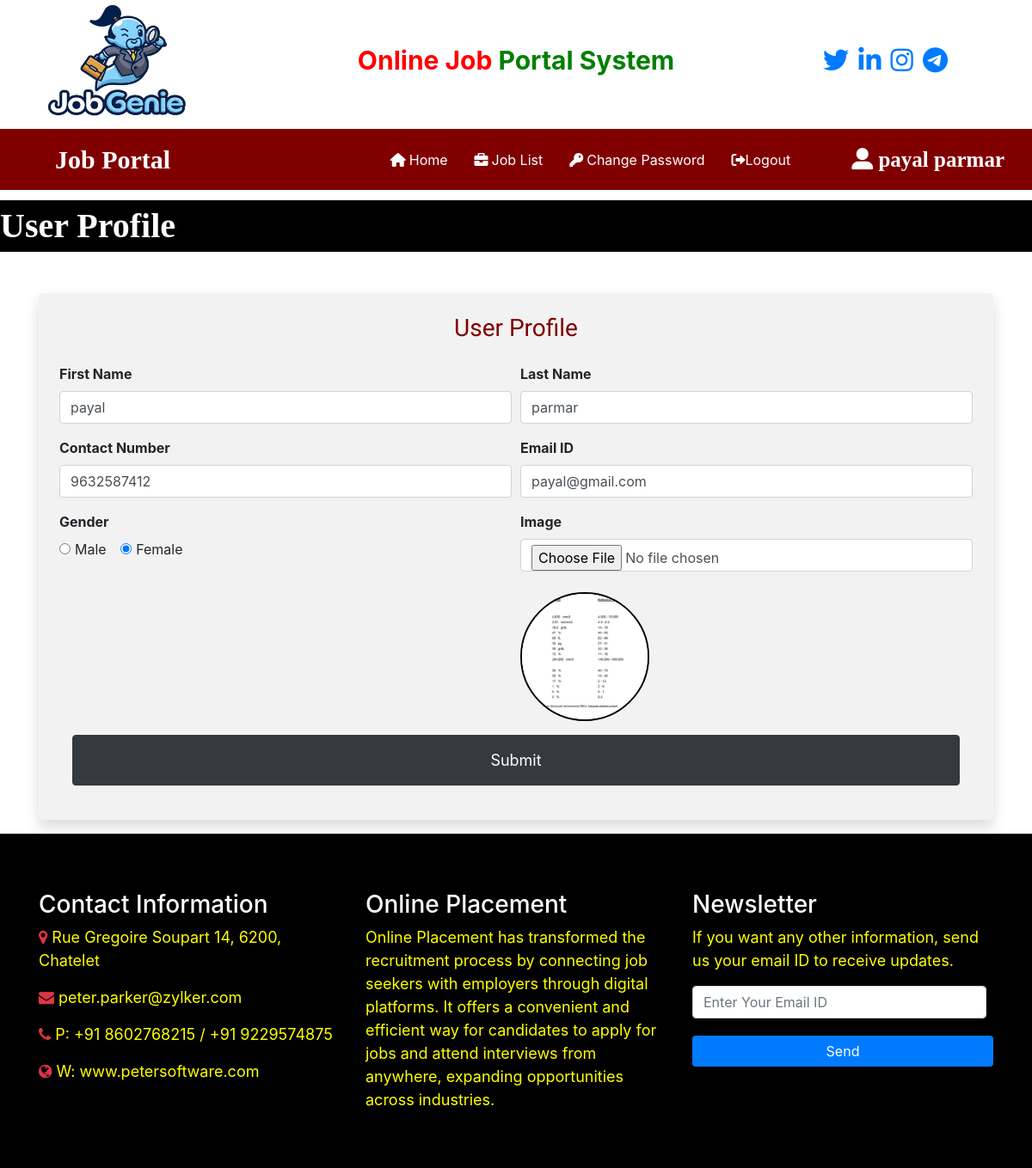
Page /user_home/ (signed in) on the earlier database version.
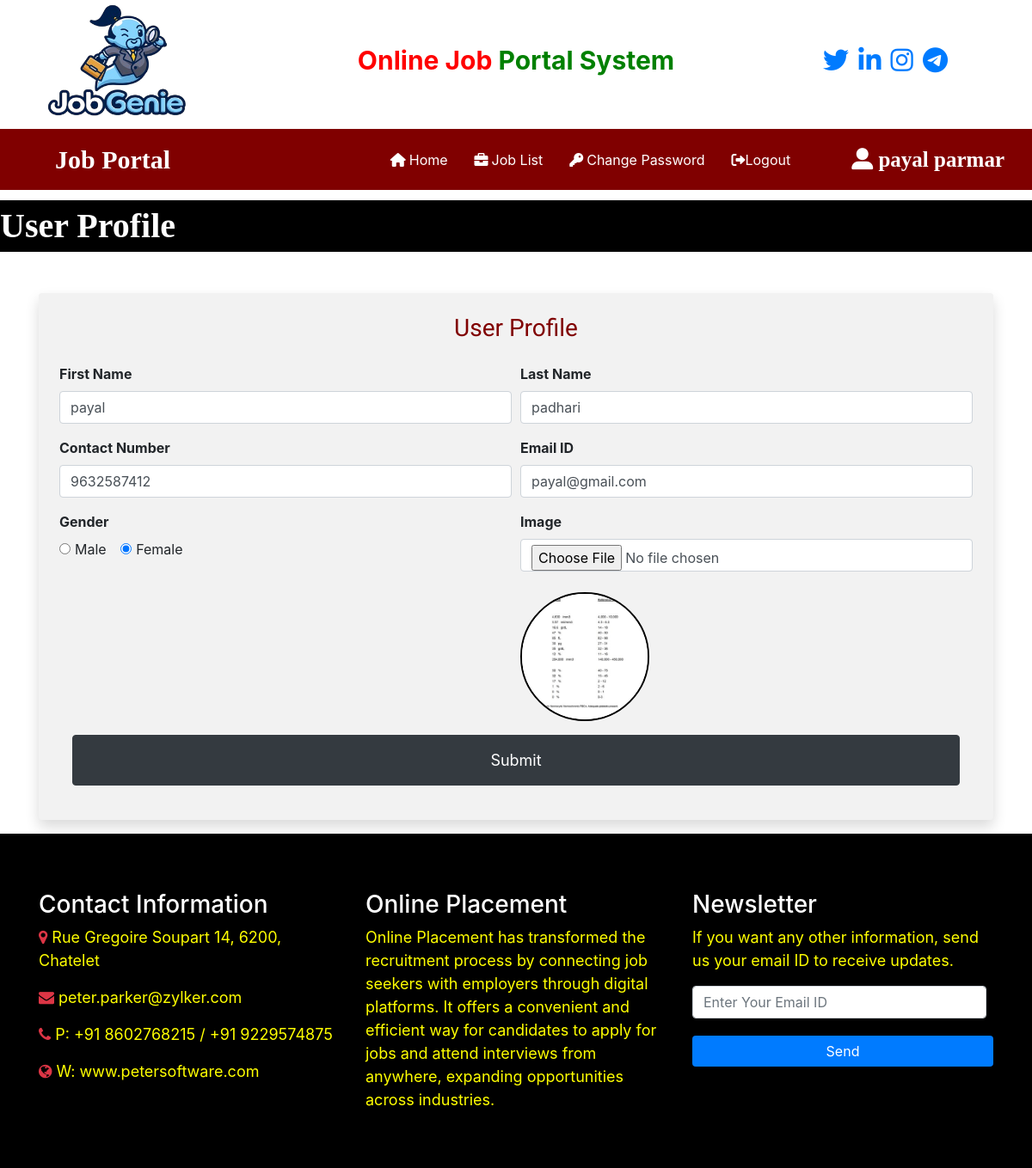
Same page on the later database version.
### job/models.py (models this page shows, shortened)
class StudentUser(models.Model):
    user = models.ForeignKey(User, on_delete=models.CASCADE)
    first_name = models.CharField(max_length=100, null=True, blank=True)
    last_name = models.CharField(max_length=100, null=True, blank=True)
    mobile = models.CharField(max_length=15, null=True, blank=True)
    image = models.FileField(null=True, blank=True)
    gender = models.CharField(max_length=10, null=True, blank=True)
    Type = models.CharField(max_length=15,default="student")
    email = models.CharField(max_length=30 , null=True, blank=True)

### job/views.py (the view, shortened to what this page needs)
# urls.py: path('user_home/', user_home, name='user_home'),
@login_required(login_url='user_login')
def user_home(request):
    if not request.user.is_authenticated:
        return redirect('user_login')
    try:
        student = StudentUser.objects.get(user=request.user)
    except Recruiter.DoesNotExist:
        messages.error(request, "User not found.")
        return redirect('user_login')
    except Exception as e:
        print(e)
        messages.error(request, "An unexpected error occurred.")
    return render(request, 'user_home.html', {'student': student})

### job/templates/user_home.html (shortened to what this page needs)
<body>
    {% include 'user_navigation.html' %}
    <marquee style="font-family: 'Monotype-Corsiva'; font-size: 40px; color: white; background-color: black; font-weight: bold; margin-top: 1%">
        User Profile
    </marquee>
    <div class="container mt-5">
        <form name="signup" method="POST" enctype="multipart/form-data" class="shadow p-4 rounded" onsubmit="return checkpass()" style="background-color: #f2f2f2;">
            <h3 class="text-center mb-4" style="font-family: 'Dancing Script', cursive; color: maroon;">User Profile</h3>
            <div class="form-row">
                <div class="form-group col-md-6">
                    <label for="username"><b>First Name</b></label>
                    <input type="text" id="username" class="form-control" name="Uname" value="{{student.first_name}}" required>
                </div>
                <div class="form-group col-md-6">
                    <label for="last_name"><b>Last Name</b></label>
                    <input type="text" id="last_name" class="form-control" name="LastName" value="{{student.last_name}}" required>
                </div>
            </div>
            <div class="form-row">
                <div class="form-group col-md-6">
                    <label for="contact_number"><b>Contact Number</b></label>
                    <input type="text" id="contact_number" class="form-control" name="ContactNumber" value="{{student.mobile}}" required>
                </div>
                <div class="form-group col-md-6">
                    <label for="Email_ID"><b>Email ID</b></label>
                    <input type="email" id="Email_ID" class="form-control" name="Email_ID" value="{{student.email}}" required>
                </div>
            </div>
            <div class="form-row">
            <div class="form-group col-md-6">
                <label><b>Gender </b></label><br>
                <div class="form-check form-check-inline">
                    <input class="form-check-input" type="radio" name="Gender" id="male" value="Male"
                        {% if student.gender == "Male" %}checked{% endif %}>
                    <label class="form-check-label" for="male">Male</label>
                </div>
                <div class="form-check form-check-inline">
                    <input class="form-check-input" type="radio" name="Gender" id="female" value="Female"
                        {% if student.gender == "Female" %}checked{% endif %}>
                    <label class="form-check-label" for="female">Female</label>
                </div>
            </div>
            <div class="form-group col-md-6">
                <label for="image"><b>Image</b></label>
                <div class="image-container">
                    <input type="file" id="image" class="form-control" name="Image" accept="image/*" onchange="previewImage(event)"><br>
                    <img id="imagePreview" src="{{ student.image.url }}" alt="Profile Image" class="image-preview img-fluid rounded-circle">
                </div>
            </div>
        </div>
            <div class="form-group col-md-12">
                <button type="submit" class="btn btn-dark btn-block" style="font-size: 18px; padding: 15px; transition: background-color 0.3s;" onmouseover="this.style.backgroundColor='#333'" onmouseout="this.style.backgroundColor='black'">
                    Submit
                </button>
            </div>
        </form>
    </div>
</body>
{% include "footer.html" %}

Differences in the rows shown:
changed StudentUser "payal": LastName "parmar" → "padhari"
